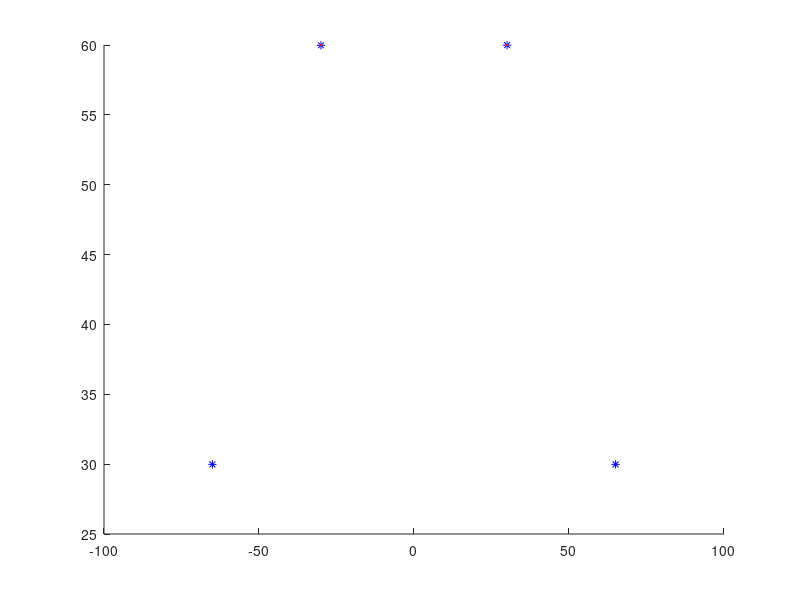

Recreate this plot in MATLAB. (Note: this script raises an error after producing the figure.)
% dimensiones del trapecio segun AT

x = [-65.036, -30.004, 30.027, 65.036];
y = [29.986, 59.979, 59.990, 29.986];

close all
figure(1)
hold on
plot(x, y, '*b')
plot(x(2:3), y(2:3), '.r')

norma(x(2:3), y(2:3))